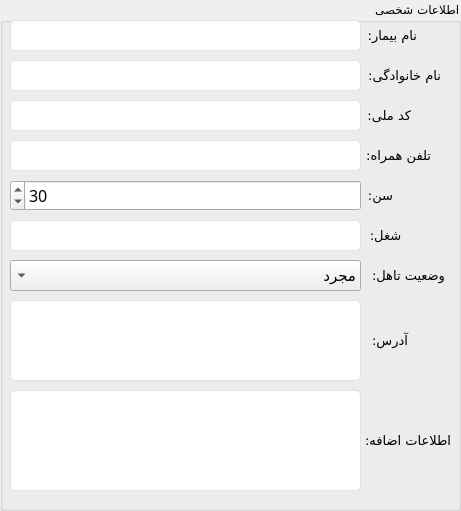
    <widget class="QGroupBox" name="groupBox_13">
     <property name="geometry">
      <rect>
       <x>480</x>
       <y>10</y>
       <width>461</width>
       <height>511</height>
      </rect>
     </property>
     <property name="font">
      <font>
       <family>Vazirmatn Black</family>
       <pointsize>9</pointsize>
      </font>
     </property>
     <property name="layoutDirection">
      <enum>Qt::RightToLeft</enum>
     </property>
     <property name="title">
      <string>اطلاعات شخصی</string>
     </property>
     <property name="alignment">
      <set>Qt::AlignLeading|Qt::AlignLeft|Qt::AlignVCenter</set>
     </property>
     <widget class="QLineEdit" name="firstName_txtbox">
      <property name="geometry">
       <rect>
        <x>10</x>
        <y>20</y>
        <width>351</width>
        <height>31</height>
       </rect>
      </property>
      <property name="font">
       <font>
        <family>Vazirmatn</family>
        <pointsize>11</pointsize>
       </font>
      </property>
      <property name="layoutDirection">
       <enum>Qt::LeftToRight</enum>
      </property>
      <property name="styleSheet">
       <string notr="true">/* Basic LineEdit styling */
QLineEdit {
    background-color: #ffffff; /* White background */
    border: 1px solid #dee2e6; /* Light grey border */
    border-radius: 5px; /* Rounded corners */
    color: #343a40; /* Dark grey text color */
    outline: none; /* Remove default outline */
}

/* Hover effect */
QLineEdit:hover {
    border: 1px solid #007bff; /* Blue border on hover */
}

/* Focus effect */
QLineEdit:focus {
    border: 1px solid #007bff; /* Blue border on focus */
}

/* Disabled state */
QLineEdit:disabled {
    background-color: #e9ecef; /* Light grey background when disabled */
    color: #6c757d; /* Grey text color when disabled */
}

</string>
      </property>
      <property name="locale">
       <locale language="Persian" country="Iran"/>
      </property>
      <property name="placeholderText">
       <string/>
      </property>
     </widget>
     <widget class="QLineEdit" name="lastName_txtbox">
      <property name="geometry">
       <rect>
        <x>10</x>
        <y>60</y>
        <width>351</width>
        <height>31</height>
       </rect>
      </property>
      <property name="font">
       <font>
        <family>Vazirmatn</family>
        <pointsize>11</pointsize>
       </font>
      </property>
      <property name="layoutDirection">
       <enum>Qt::RightToLeft</enum>
      </property>
      <property name="styleSheet">
       <string notr="true">/* Basic LineEdit styling */
QLineEdit {
    background-color: #ffffff; /* White background */
    border: 1px solid #dee2e6; /* Light grey border */
    border-radius: 5px; /* Rounded corners */
    color: #343a40; /* Dark grey text color */
    outline: none; /* Remove default outline */
}

/* Hover effect */
QLineEdit:hover {
    border: 1px solid #007bff; /* Blue border on hover */
}

/* Focus effect */
QLineEdit:focus {
    border: 1px solid #007bff; /* Blue border on focus */
}

/* Disabled state */
QLineEdit:disabled {
    background-color: #e9ecef; /* Light grey background when disabled */
    color: #6c757d; /* Grey text color when disabled */
}

</string>
      </property>
      <property name="locale">
       <locale language="Persian" country="Iran"/>
      </property>
     </widget>
     <widget class="QLineEdit" name="identityCode_txtbox">
      <property name="geometry">
       <rect>
        <x>10</x>
        <y>100</y>
        <width>351</width>
        <height>31</height>
       </rect>
      </property>
      <property name="font">
       <font>
        <family>Vazirmatn</family>
        <pointsize>11</pointsize>
       </font>
      </property>
      <property name="layoutDirection">
       <enum>Qt::RightToLeft</enum>
      </property>
      <property name="styleSheet">
       <string notr="true">/* Basic LineEdit styling */
QLineEdit {
    background-color: #ffffff; /* White background */
    border: 1px solid #dee2e6; /* Light grey border */
    border-radius: 5px; /* Rounded corners */
    color: #343a40; /* Dark grey text color */
    outline: none; /* Remove default outline */
}

/* Hover effect */
QLineEdit:hover {
    border: 1px solid #007bff; /* Blue border on hover */
}

/* Focus effect */
QLineEdit:focus {
    border: 1px solid #007bff; /* Blue border on focus */
}

/* Disabled state */
QLineEdit:disabled {
    background-color: #e9ecef; /* Light grey background when disabled */
    color: #6c757d; /* Grey text color when disabled */
}

</string>
      </property>
      <property name="locale">
       <locale language="Persian" country="Iran"/>
      </property>
     </widget>
     <widget class="QLineEdit" name="phoneNumber_txtbox">
      <property name="geometry">
       <rect>
        <x>10</x>
        <y>140</y>
        <width>351</width>
        <height>31</height>
       </rect>
      </property>
      <property name="font">
       <font>
        <family>Vazirmatn</family>
        <pointsize>11</pointsize>
       </font>
      </property>
      <property name="layoutDirection">
       <enum>Qt::RightToLeft</enum>
      </property>
      <property name="styleSheet">
       <string notr="true">/* Basic LineEdit styling */
QLineEdit {
    background-color: #ffffff; /* White background */
    border: 1px solid #dee2e6; /* Light grey border */
    border-radius: 5px; /* Rounded corners */
    color: #343a40; /* Dark grey text color */
    outline: none; /* Remove default outline */
}

/* Hover effect */
QLineEdit:hover {
    border: 1px solid #007bff; /* Blue border on hover */
}

/* Focus effect */
QLineEdit:focus {
    border: 1px solid #007bff; /* Blue border on focus */
}

/* Disabled state */
QLineEdit:disabled {
    background-color: #e9ecef; /* Light grey background when disabled */
    color: #6c757d; /* Grey text color when disabled */
}

</string>
      </property>
      <property name="locale">
       <locale language="Persian" country="Iran"/>
      </property>
     </widget>
     <widget class="QSpinBox" name="age_txtbox">
      <property name="geometry">
       <rect>
        <x>10</x>
        <y>180</y>
        <width>351</width>
        <height>31</height>
       </rect>
      </property>
      <property name="font">
       <font>
        <pointsize>12</pointsize>
       </font>
      </property>
      <property name="minimum">
       <number>1</number>
      </property>
      <property name="maximum">
       <number>100</number>
      </property>
      <property name="value">
       <number>30</number>
      </property>
     </widget>
     <widget class="QTextEdit" name="address_txtbox">
      <property name="geometry">
       <rect>
        <x>10</x>
        <y>300</y>
        <width>351</width>
        <height>81</height>
       </rect>
      </property>
      <property name="font">
       <font>
        <family>Vazirmatn</family>
        <pointsize>10</pointsize>
       </font>
      </property>
      <property name="layoutDirection">
       <enum>Qt::RightToLeft</enum>
      </property>
      <property name="styleSheet">
       <string notr="true">/* Basic LineEdit styling */
QTextEdit {
    background-color: #ffffff; /* White background */
    border: 1px solid #dee2e6; /* Light grey border */
    border-radius: 5px; /* Rounded corners */
    color: #343a40; /* Dark grey text color */
    outline: none; /* Remove default outline */
}

/* Hover effect */
QTextEdit:hover {
    border: 1px solid #007bff; /* Blue border on hover */
}

/* Focus effect */
QTextEdit:focus {
    border: 1px solid #007bff; /* Blue border on focus */
}

/* Disabled state */
QTextEdit:disabled {
    background-color: #e9ecef; /* Light grey background when disabled */
    color: #6c757d; /* Grey text color when disabled */
}

</string>
      </property>
     </widget>
     <widget class="QLabel" name="label_5">
      <property name="geometry">
       <rect>
        <x>360</x>
        <y>10</y>
        <width>61</width>
        <height>51</height>
       </rect>
      </property>
      <property name="font">
       <font>
        <family>Vazirmatn Black</family>
        <pointsize>10</pointsize>
       </font>
      </property>
      <property name="text">
       <string>نام بیمار: </string>
      </property>
      <property name="indent">
       <number>4</number>
      </property>
     </widget>
     <widget class="QLabel" name="label_6">
      <property name="geometry">
       <rect>
        <x>350</x>
        <y>50</y>
        <width>91</width>
        <height>51</height>
       </rect>
      </property>
      <property name="font">
       <font>
        <family>Vazirmatn Black</family>
        <pointsize>10</pointsize>
       </font>
      </property>
      <property name="text">
       <string>نام خانوادگی: </string>
      </property>
     </widget>
     <widget class="QLabel" name="label_11">
      <property name="geometry">
       <rect>
        <x>340</x>
        <y>390</y>
        <width>111</width>
        <height>101</height>
       </rect>
      </property>
      <property name="font">
       <font>
        <family>Vazirmatn Black</family>
        <pointsize>10</pointsize>
       </font>
      </property>
      <property name="text">
       <string>اطلاعات اضافه:</string>
      </property>
     </widget>
     <widget class="QTextEdit" name="extraInfo_txtbox">
      <property name="geometry">
       <rect>
        <x>10</x>
        <y>390</y>
        <width>351</width>
        <height>101</height>
       </rect>
      </property>
      <property name="font">
       <font>
        <family>Vazirmatn</family>
        <pointsize>10</pointsize>
       </font>
      </property>
      <property name="layoutDirection">
       <enum>Qt::RightToLeft</enum>
      </property>
      <property name="styleSheet">
       <string notr="true">/* Basic LineEdit styling */
QTextEdit {
    background-color: #ffffff; /* White background */
    border: 1px solid #dee2e6; /* Light grey border */
    border-radius: 5px; /* Rounded corners */
    color: #343a40; /* Dark grey text color */
    outline: none; /* Remove default outline */
}

/* Hover effect */
QTextEdit:hover {
    border: 1px solid #007bff; /* Blue border on hover */
}

/* Focus effect */
QTextEdit:focus {
    border: 1px solid #007bff; /* Blue border on focus */
}

/* Disabled state */
QTextEdit:disabled {
    background-color: #e9ecef; /* Light grey background when disabled */
    color: #6c757d; /* Grey text color when disabled */
}

</string>
      </property>
     </widget>
     <widget class="QLabel" name="label_7">
      <property name="geometry">
       <rect>
        <x>320</x>
        <y>90</y>
        <width>91</width>
        <height>51</height>
       </rect>
      </property>
      <property name="font">
       <font>
        <family>Vazirmatn Black</family>
        <pointsize>10</pointsize>
       </font>
      </property>
      <property name="text">
       <string>کد ملی:</string>
      </property>
     </widget>
     <widget class="QLabel" name="label_8">
      <property name="geometry">
       <rect>
        <x>340</x>
        <y>130</y>
        <width>91</width>
        <height>51</height>
       </rect>
      </property>
      <property name="font">
       <font>
        <family>Vazirmatn Black</family>
        <pointsize>10</pointsize>
       </font>
      </property>
      <property name="text">
       <string>تلفن همراه:</string>
      </property>
     </widget>
     <widget class="QLabel" name="label_9">
      <property name="geometry">
       <rect>
        <x>360</x>
        <y>170</y>
        <width>41</width>
        <height>51</height>
       </rect>
      </property>
      <property name="font">
       <font>
        <family>Vazirmatn Black</family>
        <pointsize>10</pointsize>
       </font>
      </property>
      <property name="text">
       <string>سن:</string>
      </property>
      <property name="alignment">
       <set>Qt::AlignCenter</set>
      </property>
     </widget>
     <widget class="QLabel" name="label_10">
      <property name="geometry">
       <rect>
        <x>360</x>
        <y>300</y>
        <width>61</width>
        <height>81</height>
       </rect>
      </property>
      <property name="font">
       <font>
        <family>Vazirmatn Black</family>
        <pointsize>10</pointsize>
       </font>
      </property>
      <property name="text">
       <string>آدرس:</string>
      </property>
      <property name="alignment">
       <set>Qt::AlignLeading|Qt::AlignLeft|Qt::AlignVCenter</set>
      </property>
      <property name="indent">
       <number>13</number>
      </property>
     </widget>
     <widget class="QLineEdit" name="job_txtbox">
      <property name="geometry">
       <rect>
        <x>10</x>
        <y>220</y>
        <width>351</width>
        <height>31</height>
       </rect>
      </property>
      <property name="font">
       <font>
        <family>Vazirmatn</family>
        <pointsize>11</pointsize>
       </font>
      </property>
      <property name="layoutDirection">
       <enum>Qt::RightToLeft</enum>
      </property>
      <property name="styleSheet">
       <string notr="true">/* Basic LineEdit styling */
QLineEdit {
    background-color: #ffffff; /* White background */
    border: 1px solid #dee2e6; /* Light grey border */
    border-radius: 5px; /* Rounded corners */
    color: #343a40; /* Dark grey text color */
    outline: none; /* Remove default outline */
}

/* Hover effect */
QLineEdit:hover {
    border: 1px solid #007bff; /* Blue border on hover */
}

/* Focus effect */
QLineEdit:focus {
    border: 1px solid #007bff; /* Blue border on focus */
}

/* Disabled state */
QLineEdit:disabled {
    background-color: #e9ecef; /* Light grey background when disabled */
    color: #6c757d; /* Grey text color when disabled */
}

</string>
      </property>
      <property name="locale">
       <locale language="Persian" country="Iran"/>
      </property>
     </widget>
     <widget class="QLabel" name="label_12">
      <property name="geometry">
       <rect>
        <x>360</x>
        <y>210</y>
        <width>51</width>
        <height>51</height>
       </rect>
      </property>
      <property name="font">
       <font>
        <family>Vazirmatn Black</family>
        <pointsize>10</pointsize>
       </font>
      </property>
      <property name="text">
       <string>شغل:</string>
      </property>
      <property name="alignment">
       <set>Qt::AlignCenter</set>
      </property>
     </widget>
     <widget class="QLabel" name="label_23">
      <property name="geometry">
       <rect>
        <x>350</x>
        <y>250</y>
        <width>101</width>
        <height>51</height>
       </rect>
      </property>
      <property name="font">
       <font>
        <family>Vazirmatn Black</family>
        <pointsize>10</pointsize>
       </font>
      </property>
      <property name="text">
       <string>وضعیت تاهل:</string>
      </property>
      <property name="alignment">
       <set>Qt::AlignLeading|Qt::AlignLeft|Qt::AlignVCenter</set>
      </property>
      <property name="indent">
       <number>6</number>
      </property>
     </widget>
     <widget class="QComboBox" name="marialStatus_cmbox">
      <property name="enabled">
       <bool>true</bool>
      </property>
      <property name="geometry">
       <rect>
        <x>10</x>
        <y>260</y>
        <width>351</width>
        <height>31</height>
       </rect>
      </property>
      <property name="font">
       <font>
        <family>Vazirmatn Black</family>
        <pointsize>11</pointsize>
       </font>
      </property>
      <property name="acceptDrops">
       <bool>false</bool>
      </property>
      <property name="layoutDirection">
       <enum>Qt::RightToLeft</enum>
      </property>
      <property name="styleSheet">
       <string notr="true"/>
      </property>
      <property name="editable">
       <bool>false</bool>
      </property>
      <property name="currentText">
       <string>مجرد</string>
      </property>
      <property name="maxVisibleItems">
       <number>10</number>
      </property>
      <property name="duplicatesEnabled">
       <bool>false</bool>
      </property>
      <item>
       <property name="text">
        <string>مجرد</string>
       </property>
      </item>
      <item>
       <property name="text">
        <string>متاهل</string>
       </property>
      </item>
     </widget>
    </widget>
